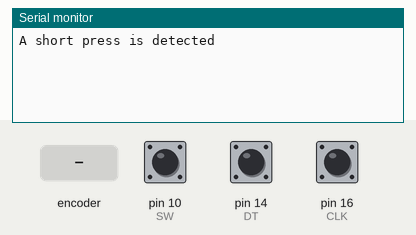
A sketch run on a simulated Arduino Uno, built with avr-gcc and run on an emulated ATmega328P. Parts: the last lines printed to the serial monitor. Inputs (shaded band) come from the test bench; at power-on: pin 10 (SW) HIGH, pin 14 (DT) HIGH, pin 16 (CLK) HIGH.

Above: at 1.2 s.
1.3 s: rotary encoder on pin 16 (CLK) / pin 14 (DT) turned 1 step (first pin leading)
At 1.8 s:
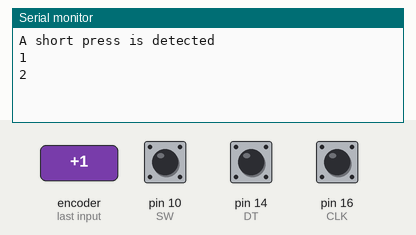
3.0 s: pin 10 (SW) pulled LOW for 3.2 s
At 7.3 s:
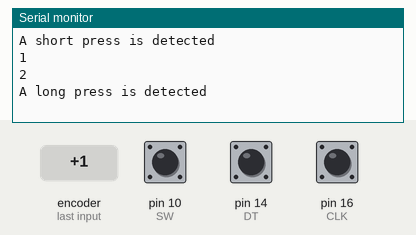
7.7 s: rotary encoder on pin 16 (CLK) / pin 14 (DT) turned 1 step (first pin leading)
At 9.1 s:
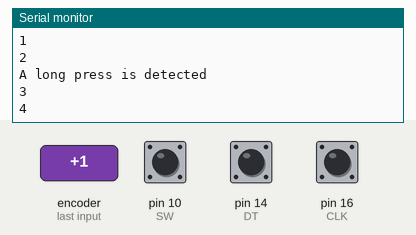
Timing chart, 0 to 10.7 s (numbered marks = the images above; inputs shaded):
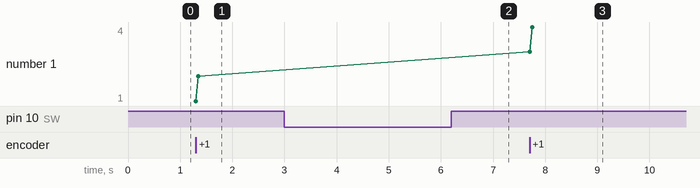

The sketch:

Encoder_debounce_withLongPress.ino
```cpp
//ADD A 1uF capacitor for switch

const int SW = 10;             //Rotary encoder
const int DT = 14;
const int CLK = 16;

int currentStateCLK;
int previousStateCLK;

const int SHORT_PRESS_TIME = 1000; // 1000 milliseconds
const int LONG_PRESS_TIME  = 1000; // 1000 milliseconds

// Variables will change:
int lastState = LOW;  // the previous state from the input pin
int currentState;     // the current reading from the input pin
unsigned long pressedTime  = 0;
unsigned long releasedTime = 0;

unsigned long lastButtonHold = 0;
unsigned long ButtonHold = 0;
unsigned long HoldDelay = 1000;

int counter = 0 ;
void setup() {
  Serial.begin(9600);
  pinMode(SW, INPUT_PULLUP);
  pinMode(DT, INPUT_PULLUP);
  pinMode(CLK, INPUT_PULLUP);
  previousStateCLK = digitalRead(CLK);
}

void loop() {
  //Read Button ///////////////////////////////////////////////////////////////////////////////////
  currentState = digitalRead(SW);

  if(lastState == HIGH && currentState == LOW)        // button is pressed
    pressedTime = millis();
  else if(lastState == LOW && currentState == HIGH) { // button is released
    releasedTime = millis();

    long pressDuration = releasedTime - pressedTime;

    if( pressDuration < SHORT_PRESS_TIME )
      Serial.println("A short press is detected");

    if( pressDuration > LONG_PRESS_TIME )
      Serial.println("A long press is detected");
  }

  // save the the last state
  lastState = currentState;

  //Read Encoder ///////////////////////////////////////////////////////////////////////////////////
  currentStateCLK = digitalRead(CLK);
  if (currentStateCLK != previousStateCLK) {
    rotaryEncoder();
  }
  previousStateCLK = currentStateCLK;
}

void rotaryEncoder() {
  if (digitalRead(DT) != currentStateCLK) {
    counter++;
  }
  else {
    counter--;
  }
  Serial.println(counter);
}
```

Measured:
- after the input at 1.3 s, the serial monitor: prints a new line at once (image 1)
- after the input at 3.0 s, the serial monitor: prints a new line after 3.2 s (image 2)
- after the input at 7.7 s, the serial monitor: prints a new line at once (image 3)
- plotted number 1: 2 → 4 after the input at 7.7 s
